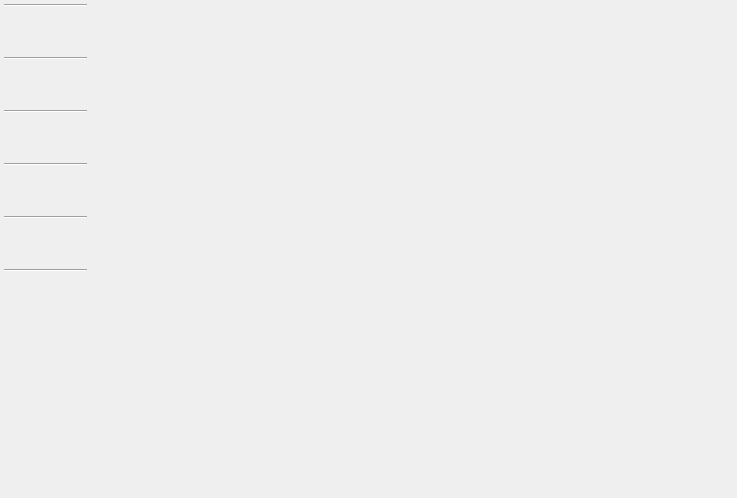
<?xml version="1.0" encoding="UTF-8"?>
<ui version="4.0">
 <class>mainWidget</class>
 <widget class="QWidget" name="mainWidget">
  <property name="geometry">
   <rect>
    <x>0</x>
    <y>0</y>
    <width>737</width>
    <height>498</height>
   </rect>
  </property>
  <property name="windowTitle">
   <string>Pelr</string>
  </property>
  <layout class="QHBoxLayout" name="horizontalLayout_main">
   <property name="leftMargin">
    <number>0</number>
   </property>
   <property name="topMargin">
    <number>0</number>
   </property>
   <property name="rightMargin">
    <number>0</number>
   </property>
   <property name="bottomMargin">
    <number>0</number>
   </property>
   <item>
    <widget class="QWidget" name="sideBarWidget" native="true">
     <property name="minimumSize">
      <size>
       <width>91</width>
       <height>0</height>
      </size>
     </property>
     <property name="maximumSize">
      <size>
       <width>91</width>
       <height>16777215</height>
      </size>
     </property>
     <property name="layoutDirection">
      <enum>Qt::LayoutDirection::LeftToRight</enum>
     </property>
     <layout class="QVBoxLayout" name="verticalLayout">
      <property name="spacing">
       <number>0</number>
      </property>
      <property name="leftMargin">
       <number>4</number>
      </property>
      <property name="topMargin">
       <number>4</number>
      </property>
      <property name="rightMargin">
       <number>4</number>
      </property>
      <property name="bottomMargin">
       <number>4</number>
      </property>
      <item>
       <widget class="Line" name="line_4">
        <property name="orientation">
         <enum>Qt::Orientation::Horizontal</enum>
        </property>
       </widget>
      </item>
      <item>
       <widget class="QPushButton" name="pushButton_5">
        <property name="sizePolicy">
         <sizepolicy hsizetype="Preferred" vsizetype="Preferred">
          <horstretch>0</horstretch>
          <verstretch>0</verstretch>
         </sizepolicy>
        </property>
        <property name="minimumSize">
         <size>
          <width>0</width>
          <height>50</height>
         </size>
        </property>
        <property name="toolTip">
         <string>系统监控</string>
        </property>
        <property name="text">
         <string/>
        </property>
        <property name="icon">
         <iconset resource="../../Resource.qrc">
          <normaloff>:/public/IconaMoon/Interface/Information Circle - 24x24.png</normaloff>:/public/IconaMoon/Interface/Information Circle - 24x24.png</iconset>
        </property>
        <property name="iconSize">
         <size>
          <width>48</width>
          <height>48</height>
         </size>
        </property>
        <property name="autoDefault">
         <bool>false</bool>
        </property>
        <property name="default">
         <bool>false</bool>
        </property>
        <property name="flat">
         <bool>true</bool>
        </property>
       </widget>
      </item>
      <item>
       <widget class="Line" name="line_6">
        <property name="orientation">
         <enum>Qt::Orientation::Horizontal</enum>
        </property>
       </widget>
      </item>
      <item>
       <widget class="QPushButton" name="pushButton_3">
        <property name="sizePolicy">
         <sizepolicy hsizetype="Preferred" vsizetype="Preferred">
          <horstretch>0</horstretch>
          <verstretch>0</verstretch>
         </sizepolicy>
        </property>
        <property name="minimumSize">
         <size>
          <width>0</width>
          <height>50</height>
         </size>
        </property>
        <property name="toolTip">
         <string>聊天</string>
        </property>
        <property name="text">
         <string/>
        </property>
        <property name="icon">
         <iconset resource="../../Resource.qrc">
          <normaloff>:/public/IconaMoon/Communication/Comment Dots - 24x24.png</normaloff>:/public/IconaMoon/Communication/Comment Dots - 24x24.png</iconset>
        </property>
        <property name="iconSize">
         <size>
          <width>48</width>
          <height>48</height>
         </size>
        </property>
        <property name="autoDefault">
         <bool>false</bool>
        </property>
        <property name="default">
         <bool>false</bool>
        </property>
        <property name="flat">
         <bool>true</bool>
        </property>
       </widget>
      </item>
      <item>
       <widget class="Line" name="line_3">
        <property name="orientation">
         <enum>Qt::Orientation::Horizontal</enum>
        </property>
       </widget>
      </item>
      <item>
       <widget class="QPushButton" name="pushButton_4">
        <property name="sizePolicy">
         <sizepolicy hsizetype="Preferred" vsizetype="Preferred">
          <horstretch>0</horstretch>
          <verstretch>0</verstretch>
         </sizepolicy>
        </property>
        <property name="minimumSize">
         <size>
          <width>0</width>
          <height>50</height>
         </size>
        </property>
        <property name="toolTip">
         <string>TODO</string>
        </property>
        <property name="text">
         <string/>
        </property>
        <property name="icon">
         <iconset resource="../../Resource.qrc">
          <normaloff>:/public/IconaMoon/General/Calendar 1 - 24x24.png</normaloff>:/public/IconaMoon/General/Calendar 1 - 24x24.png</iconset>
        </property>
        <property name="iconSize">
         <size>
          <width>48</width>
          <height>48</height>
         </size>
        </property>
        <property name="flat">
         <bool>true</bool>
        </property>
       </widget>
      </item>
      <item>
       <widget class="Line" name="line_2">
        <property name="orientation">
         <enum>Qt::Orientation::Horizontal</enum>
        </property>
       </widget>
      </item>
      <item>
       <widget class="QPushButton" name="pushButton_2">
        <property name="sizePolicy">
         <sizepolicy hsizetype="Preferred" vsizetype="Preferred">
          <horstretch>0</horstretch>
          <verstretch>0</verstretch>
         </sizepolicy>
        </property>
        <property name="minimumSize">
         <size>
          <width>0</width>
          <height>50</height>
         </size>
        </property>
        <property name="toolTip">
         <string>启动项</string>
        </property>
        <property name="text">
         <string/>
        </property>
        <property name="icon">
         <iconset resource="../../Resource.qrc">
          <normaloff>:/public/IconaMoon/General/Apps - 24x24.png</normaloff>:/public/IconaMoon/General/Apps - 24x24.png</iconset>
        </property>
        <property name="iconSize">
         <size>
          <width>48</width>
          <height>48</height>
         </size>
        </property>
        <property name="flat">
         <bool>true</bool>
        </property>
       </widget>
      </item>
      <item>
       <widget class="Line" name="line">
        <property name="orientation">
         <enum>Qt::Orientation::Horizontal</enum>
        </property>
       </widget>
      </item>
      <item>
       <widget class="QPushButton" name="pushButton">
        <property name="sizePolicy">
         <sizepolicy hsizetype="Preferred" vsizetype="Preferred">
          <horstretch>0</horstretch>
          <verstretch>0</verstretch>
         </sizepolicy>
        </property>
        <property name="minimumSize">
         <size>
          <width>0</width>
          <height>50</height>
         </size>
        </property>
        <property name="toolTip">
         <string>设置</string>
        </property>
        <property name="text">
         <string/>
        </property>
        <property name="icon">
         <iconset resource="../../Resource.qrc">
          <normaloff>:/public/IconaMoon/General/Settings - 24x24.png</normaloff>:/public/IconaMoon/General/Settings - 24x24.png</iconset>
        </property>
        <property name="iconSize">
         <size>
          <width>48</width>
          <height>48</height>
         </size>
        </property>
        <property name="flat">
         <bool>true</bool>
        </property>
       </widget>
      </item>
      <item>
       <widget class="Line" name="line_5">
        <property name="orientation">
         <enum>Qt::Orientation::Horizontal</enum>
        </property>
       </widget>
      </item>
      <item>
       <spacer name="verticalSpacer">
        <property name="orientation">
         <enum>Qt::Orientation::Vertical</enum>
        </property>
        <property name="sizeHint" stdset="0">
         <size>
          <width>20</width>
          <height>40</height>
         </size>
        </property>
       </spacer>
      </item>
     </layout>
    </widget>
   </item>
   <item>
    <widget class="QStackedWidget" name="stackedWidget">
     <property name="sizePolicy">
      <sizepolicy hsizetype="Expanding" vsizetype="Expanding">
       <horstretch>1</horstretch>
       <verstretch>0</verstretch>
      </sizepolicy>
     </property>
    </widget>
   </item>
  </layout>
 </widget>
 <resources>
  <include location="../../Resource.qrc"/>
 </resources>
 <connections/>
</ui>
